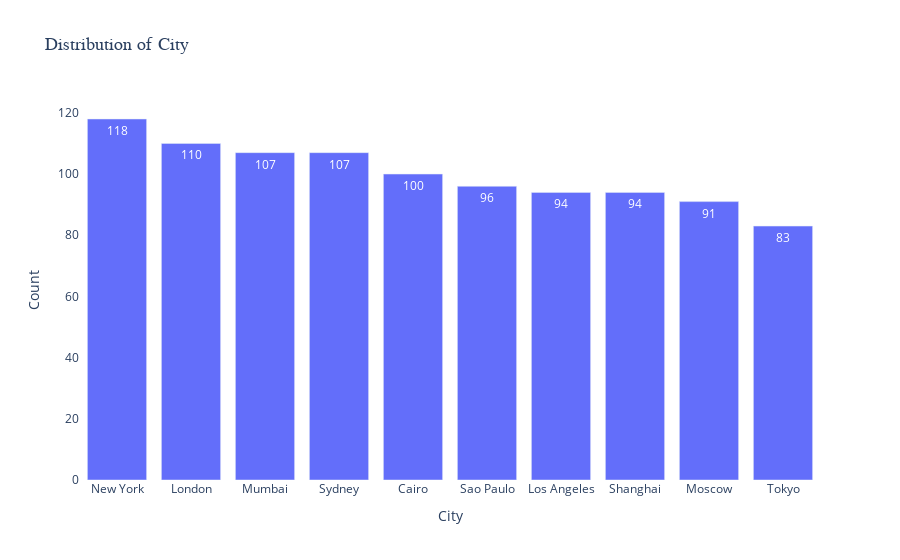
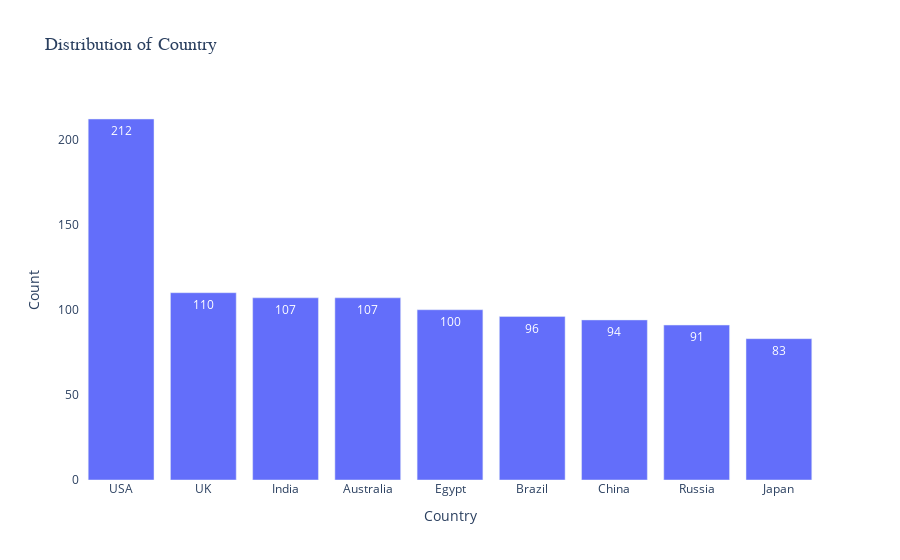
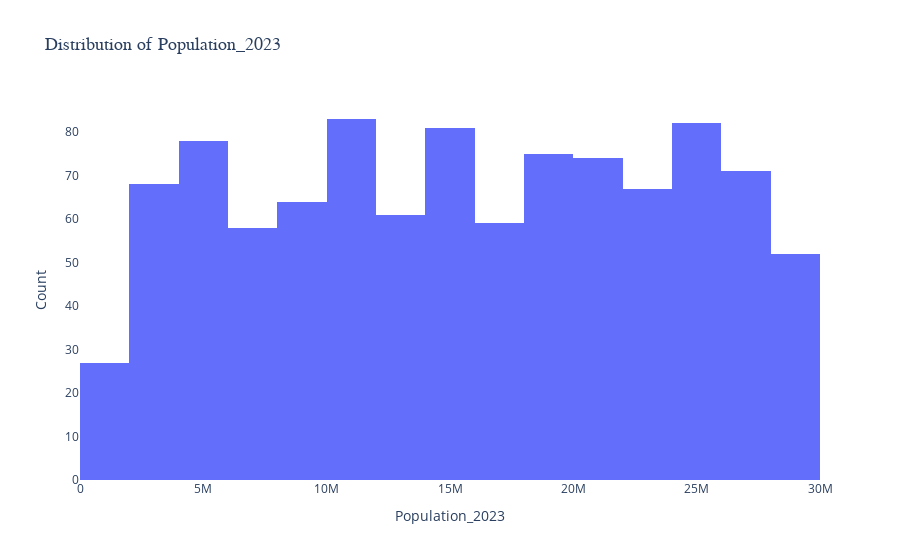
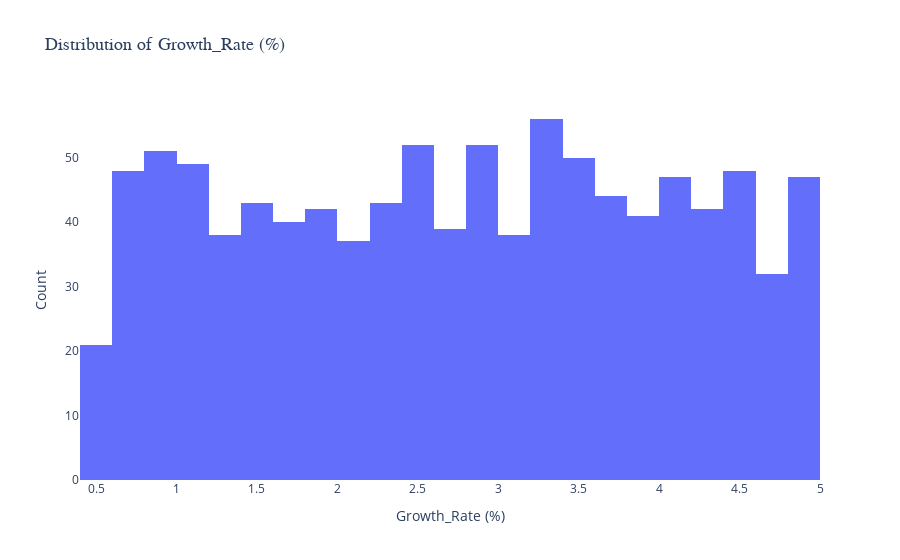

Notebook source saved alongside these figures, in order:
### Code cell
import plotly.express as px
import pandas as pd

# Assuming df is already defined and contains the data

# Define the columns you want to plot
columns = ['City', 'Country', 'Population_2023', 'Growth_Rate (%)', 'Population_2024']
# Iterate through each column and create a bar chart or histogram
for column in columns:
    try:
        if column not in df.columns:
            print(f"Column {column} does not exist in the DataFrame")
            continue
        
        # Check if the column is suitable for a bar chart
        if df[column].dtype == 'object' or df[column].dtype.name == 'category':
            # Count the occurrences of each unique value
            column_counts = df[column].value_counts().reset_index()
            column_counts.columns = [column, 'count']
            
            # Create a bar chart using plotly.express
            fig = px.bar(
                column_counts,
                x=column,
                y='count',
                title=f'Distribution of {column}',
               
                labels={column: column, 'count': 'Count'},
                text='count'
            )
            
            # Update layout for better readability
            fig.update_layout(
                xaxis_title=column,
                yaxis_title='Count',
                paper_bgcolor='rgba(0,0,0,0)',
                plot_bgcolor='rgba(0,0,0,0)',
                title_font=dict(size=18, family="Arial"),
                 
                xaxis={'categoryorder': 'total descending'}
               

            )
            
            # Show the figure
            fig.show()

        elif df[column].dtype in ['int64', 'float64']:
            # Create a histogram for numerical columns
            fig = px.histogram(
                df,
                x=column,
                title=f'Distribution of {column}',
                labels={column: column, 'count': 'Count'}
            )
            
            # Update layout for better readability
            fig.update_layout(
                xaxis_title=column,
                yaxis_title='Count',
                
                paper_bgcolor='rgba(0,0,0,0)',
                plot_bgcolor='rgba(0,0,0,0)',
                title_font=dict(size=18, family="Arial")
            )
            
            # Show the figure
            fig.show()
    
    except Exception as e:
        print(f"Could not create plot for column {column}: {e}")

### Figure 1 — Plotly figure (JSON) as saved in the notebook; plotly's stock layout.template omitted (floating-point values rounded to 4 significant figures)
{"data": [{"alignmentgroup": "True", "hovertemplate": "City=%{x}<br>Count=%{text}<extra></extra>", "legendgroup": "", "marker": {"color": "#636efa", "pattern": {"shape": ""}}, "name": "", "offsetgroup": "", "orientation": "v", "showlegend": false, "text": [118, 110, 107, 107, 100, 96, 94, 94, 91, 83], "textposition": "auto", "type": "bar", "x": ["New York", "London", "Mumbai", "Sydney", "Cairo", "Sao Paulo", "Los Angeles", "Shanghai", "Moscow", "Tokyo"], "xaxis": "x", "y": [118, 110, 107, 107, 100, 96, 94, 94, 91, 83], "yaxis": "y"}], "layout": {"barmode": "relative", "legend": {"tracegroupgap": 0}, "paper_bgcolor": "rgba(0,0,0,0)", "plot_bgcolor": "rgba(0,0,0,0)", "title": {"font": {"family": "Arial", "size": 18}, "text": "Distribution of City"}, "xaxis": {"anchor": "y", "categoryorder": "total descending", "domain": [0, 1], "title": {"text": "City"}}, "yaxis": {"anchor": "x", "domain": [0, 1], "title": {"text": "Count"}}}}

### Figure 2 — Plotly figure (JSON) as saved in the notebook; plotly's stock layout.template omitted (floating-point values rounded to 4 significant figures)
{"data": [{"alignmentgroup": "True", "hovertemplate": "Country=%{x}<br>Count=%{text}<extra></extra>", "legendgroup": "", "marker": {"color": "#636efa", "pattern": {"shape": ""}}, "name": "", "offsetgroup": "", "orientation": "v", "showlegend": false, "text": [212, 110, 107, 107, 100, 96, 94, 91, 83], "textposition": "auto", "type": "bar", "x": ["USA", "UK", "India", "Australia", "Egypt", "Brazil", "China", "Russia", "Japan"], "xaxis": "x", "y": [212, 110, 107, 107, 100, 96, 94, 91, 83], "yaxis": "y"}], "layout": {"barmode": "relative", "legend": {"tracegroupgap": 0}, "paper_bgcolor": "rgba(0,0,0,0)", "plot_bgcolor": "rgba(0,0,0,0)", "title": {"font": {"family": "Arial", "size": 18}, "text": "Distribution of Country"}, "xaxis": {"anchor": "y", "categoryorder": "total descending", "domain": [0, 1], "title": {"text": "Country"}}, "yaxis": {"anchor": "x", "domain": [0, 1], "title": {"text": "Count"}}}}

### Figure 3 — Plotly figure (JSON) as saved in the notebook; plotly's stock layout.template omitted (floating-point values rounded to 4 significant figures; data arrays with more than 128 entries replaced by an {"elided": "..."} marker saying what was removed)
{"data": [{"alignmentgroup": "True", "bingroup": "x", "hovertemplate": "Population_2023=%{x}<br>count=%{y}<extra></extra>", "legendgroup": "", "marker": {"color": "#636efa", "pattern": {"shape": ""}}, "name": "", "offsetgroup": "", "orientation": "v", "showlegend": false, "type": "histogram", "x": {"elided": "1000 int values"}, "xaxis": "x", "yaxis": "y"}], "layout": {"barmode": "relative", "legend": {"tracegroupgap": 0}, "paper_bgcolor": "rgba(0,0,0,0)", "plot_bgcolor": "rgba(0,0,0,0)", "title": {"font": {"family": "Arial", "size": 18}, "text": "Distribution of Population_2023"}, "xaxis": {"anchor": "y", "domain": [0, 1], "title": {"text": "Population_2023"}}, "yaxis": {"anchor": "x", "domain": [0, 1], "title": {"text": "Count"}}}}

### Figure 4 — Plotly figure (JSON) as saved in the notebook; plotly's stock layout.template omitted (floating-point values rounded to 4 significant figures; data arrays with more than 128 entries replaced by an {"elided": "..."} marker saying what was removed)
{"data": [{"alignmentgroup": "True", "bingroup": "x", "hovertemplate": "Growth_Rate (%)=%{x}<br>count=%{y}<extra></extra>", "legendgroup": "", "marker": {"color": "#636efa", "pattern": {"shape": ""}}, "name": "", "offsetgroup": "", "orientation": "v", "showlegend": false, "type": "histogram", "x": {"elided": "1000 float values"}, "xaxis": "x", "yaxis": "y"}], "layout": {"barmode": "relative", "legend": {"tracegroupgap": 0}, "paper_bgcolor": "rgba(0,0,0,0)", "plot_bgcolor": "rgba(0,0,0,0)", "title": {"font": {"family": "Arial", "size": 18}, "text": "Distribution of Growth_Rate (%)"}, "xaxis": {"anchor": "y", "domain": [0, 1], "title": {"text": "Growth_Rate (%)"}}, "yaxis": {"anchor": "x", "domain": [0, 1], "title": {"text": "Count"}}}}
